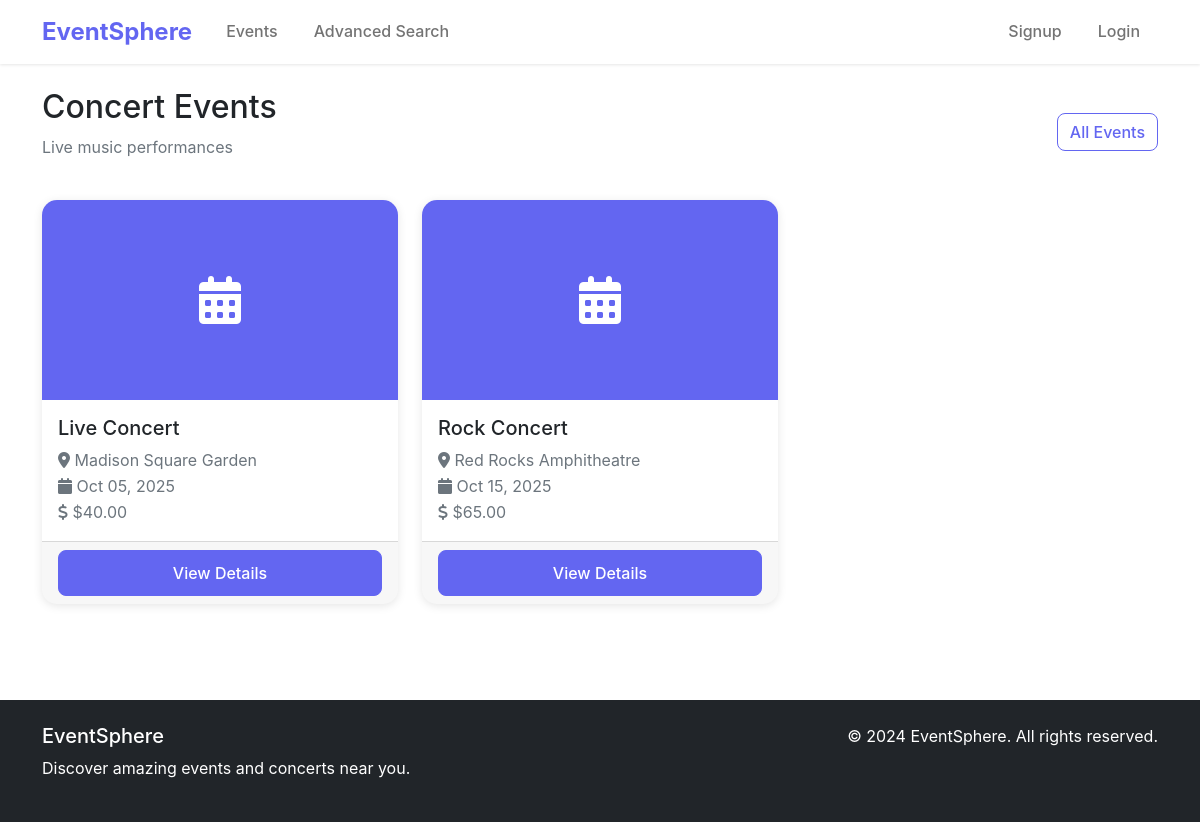
/events/category/concert/, run on the app's committed database.
### events/models.py (models this page shows, shortened)
class Category(models.Model):
    name = models.CharField(max_length=100)
    slug = models.SlugField(unique=True)
    description = models.TextField(blank=True)
    image = models.ImageField(upload_to='categories/', blank=True, null=True)
    class Meta:
        verbose_name_plural = "Categories"

class Event(models.Model):
    title = models.CharField(max_length=200)
    description = models.TextField()
    category = models.ForeignKey(Category, on_delete=models.CASCADE)
    venue = models.ForeignKey(Venue, on_delete=models.CASCADE)
    date = models.DateTimeField()
    price = models.DecimalField(max_digits=10, decimal_places=2)
    image = models.ImageField(upload_to='events/', blank=True, null=True)
    created_by = models.ForeignKey(User, on_delete=models.CASCADE, null=True, blank=True)
    created_at = models.DateTimeField(auto_now_add=True)
    updated_at = models.DateTimeField(auto_now=True)
    is_active = models.BooleanField(default=True)
    class Meta:
        ordering = ['date']

class Venue(models.Model):
    name = models.CharField(max_length=200)
    address = models.TextField()
    city = models.CharField(max_length=100)
    state = models.CharField(max_length=100)
    zip_code = models.CharField(max_length=20)
    capacity = models.IntegerField(default=0)

### events/views.py (the view)
# urls.py: path('category/<slug:slug>/', views.events_by_category, name='events_by_category'),
def events_by_category(request, slug):
    category = get_object_or_404(Category, slug=slug)
    events = Event.objects.filter(category=category, is_active=True).order_by('date')
    paginator = Paginator(events, 12)
    page_number = request.GET.get('page')
    page_obj = paginator.get_page(page_number)
    context = {
        'category': category,
        'page_obj': page_obj,
    }
    return render(request, 'events/events_by_category.html', context)

### templates/events/events_by_category.html (shortened to what this page needs)
{% extends 'base.html' %}
{% load static %}
{% block content %}
<div class="container py-4">
    <div class="row">
        <div class="col-12">
            <div class="d-flex justify-content-between align-items-center mb-4">
                <div>
                    <h2>{{ category.name }} Events</h2>
                    <p class="text-muted">{{ category.description }}</p>
                </div>
                <a href="{% url 'events:event_list' %}" class="btn btn-outline-primary">All Events</a>
            </div>
            {% if page_obj %}
            <div class="row">
                {% for event in page_obj %}
                <div class="col-md-4 mb-4">
                    <div class="card event-card h-100">
                        {% if event.image %}
                        <img src="{{ event.image.url }}" class="card-img-top" alt="{{ event.title }}">
                        {% else %}
                        <div class="card-img-top bg-primary d-flex align-items-center justify-content-center" style="height: 200px;">
                            <i class="fas fa-calendar-alt fa-3x text-white"></i>
                        </div>
                        {% endif %}
                        <div class="card-body">
                            <h5 class="card-title">{{ event.title }}</h5>
                            <p class="card-text text-muted">
                                <i class="fas fa-map-marker-alt"></i> {{ event.venue.name }}<br>
                                <i class="fas fa-calendar"></i> {{ event.date|date:"M d, Y" }}<br>
                                <i class="fas fa-dollar-sign"></i> ${{ event.price }}
                            </p>
                        </div>
                        <div class="card-footer">
                            <a href="{% url 'events:event_detail' event.pk %}" class="btn btn-primary w-100">View Details</a>
                        </div>
                    </div>
                </div>
                {% endfor %}
            </div>
            {% endif %}
        </div>
    </div>
</div>
{% endblock %}

### static/css/style.css (style rules this page uses)
:root { --primary-color: #6366f1; --secondary-color: #8b5cf6; --dark-color: #1f2937; --light-color: #f8fafc; }
body { font-family: 'Inter', -apple-system, BlinkMacSystemFont, sans-serif; line-height: 1.6; }
.event-card { border: none; border-radius: 15px; overflow: hidden; transition: transform 0.3s ease, box-shadow 0.3s ease; }
.event-card .card-img-top { height: 200px; object-fit: cover; }
.btn-primary { background-color: var(--primary-color); border-color: var(--primary-color); border-radius: 8px; font-weight: 500; padding: 10px 20px; }
.btn-outline-primary { color: var(--primary-color); border-color: var(--primary-color); border-radius: 8px; font-weight: 500; }
.card { border: none; border-radius: 15px; box-shadow: 0 2px 10px rgba(0, 0, 0, 0.1); }
.bg-primary { background-color: var(--primary-color) !important; }

### data on the page
Category: name "Concert", description "Live music performances"
Event: title "Live Concert", venue.name "Madison Square Garden", date "Oct 05, 2025", price "40.00"
Event: title "Rock Concert", venue.name "Red Rocks Amphitheatre", date "Oct 15, 2025", price "65.00"
